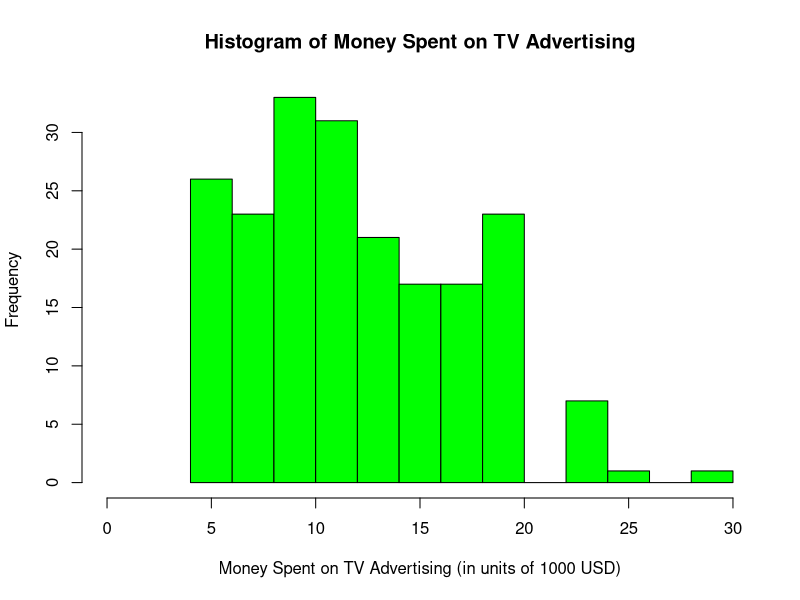
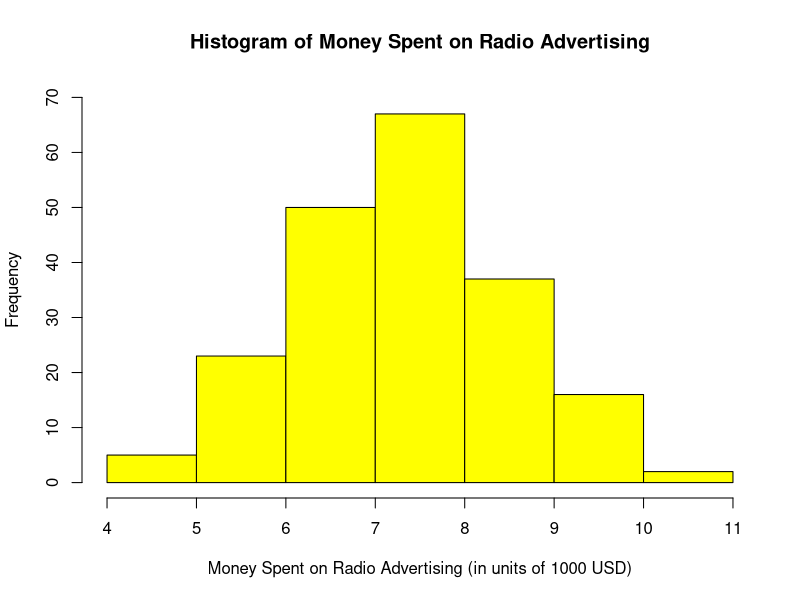
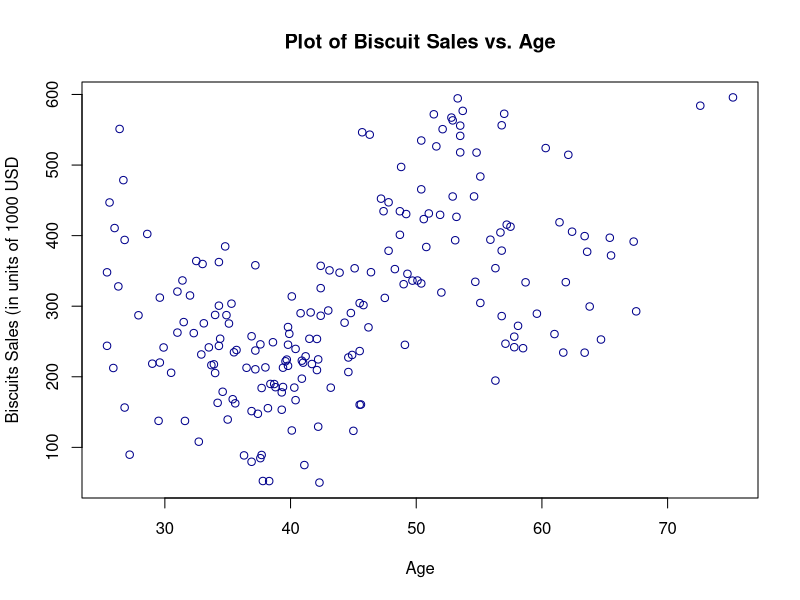
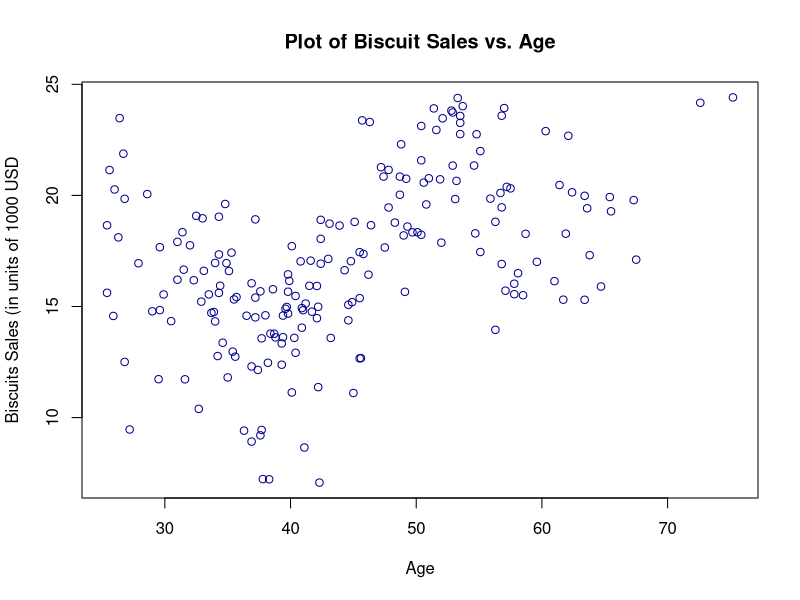
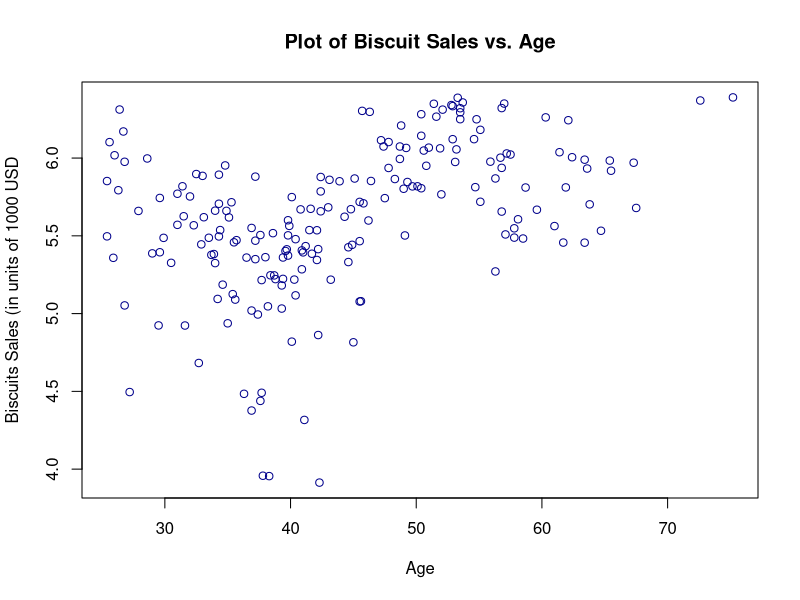
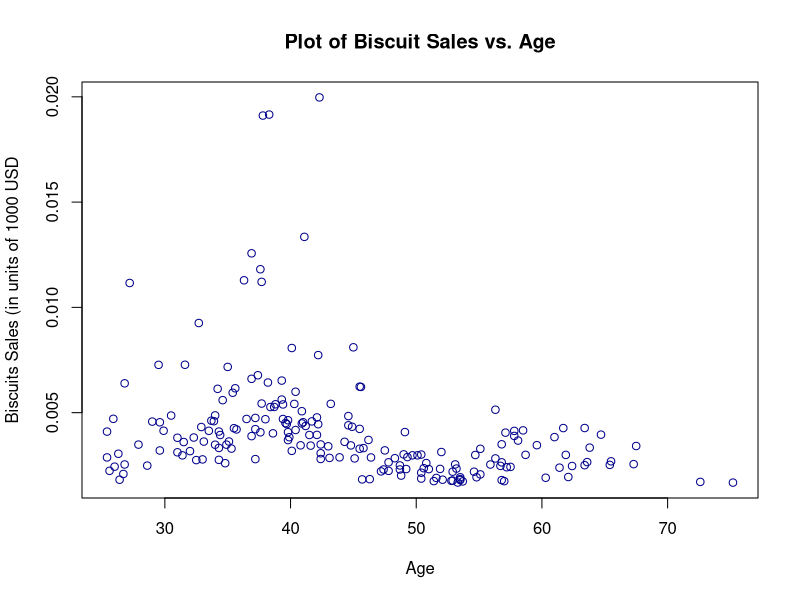
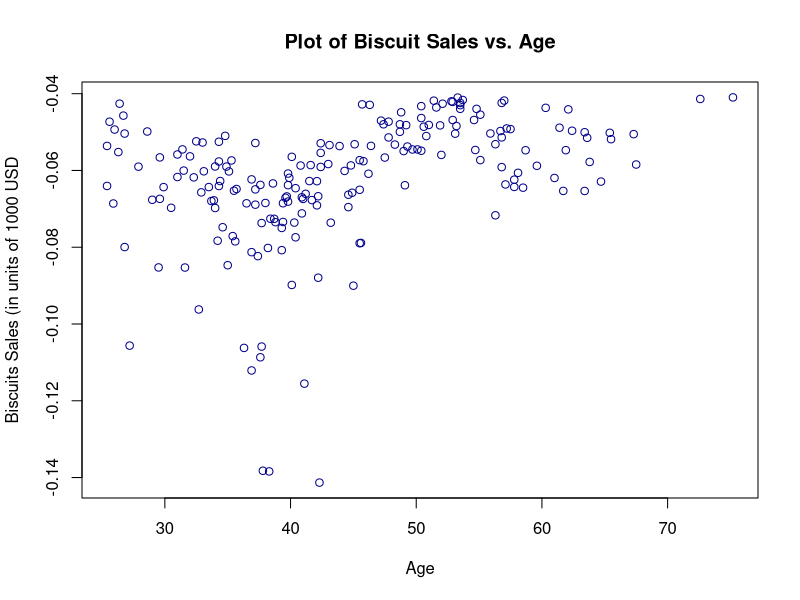
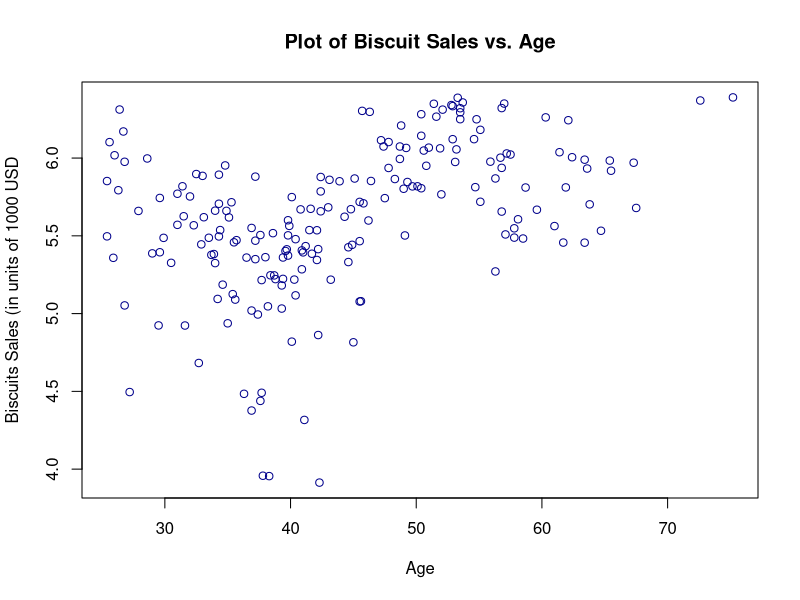

Recreate these plots in R, in order.

#PRELIMINARY QUESTION: When doing random trials to test if a certain relaionship is significant or not,
#should we focus on correlation or the slope of the linear model?
#I mean, what are we storing in the results vector: correlations or slopes of random linear models?

# sampling, experimental design, significance (practical and statistical) ; relative and absolute risk


advert<-read.csv("advert.csv", stringsAsFactors = F)


#Challenge #1
summary(advert$tv)
#Min. 1st Qu.  Median    Mean   3rd Qu.    Max. 
#4.820   8.018  11.075  11.978  15.905  29.410 
sd(advert$tv)
#5.067981
IQR(advert$tv)
#7.8875

#the same applies to radio, newspaper, biscuits, age, income

#QUESTION: Are there any other summary statistics that I need to compute?

#Challenge #2, histograms

hist(advert$tv,
     xlim=c(0,30),
     col="green",
     main="Histogram of Money Spent on TV Advertising",
     xlab="Money Spent on TV Advertising (in units of 1000 USD)")

hist(advert$radio,
     col="yellow",
     ylim=c(0,70),
     main="Histogram of Money Spent on Radio Advertising",
     xlab="Money Spent on Radio Advertising (in units of 1000 USD)")

#Challenge #3, biscuit sales and age

plot(biscuits~age,
     data=advert,
     main="Plot of Biscuit Sales vs. Age",
     col="darkblue",
     xlab="Age",
     ylab="Biscuits Sales (in units of 1000 USD")


plot(sqrt(biscuits)~age,
     data=advert,
     main="Plot of Biscuit Sales vs. Age",
     col="darkblue",
     xlab="Age",
     ylab="Biscuits Sales (in units of 1000 USD")
# virtually no difference with square root

plot(log(biscuits)~age,
     data=advert,
     main="Plot of Biscuit Sales vs. Age",
     col="darkblue",
     xlab="Age",
     ylab="Biscuits Sales (in units of 1000 USD")
#some difference?

cor(log(advert$biscuits), advert$age)
#0.4250855 - correlation even lower, not the right way


plot((1/biscuits)~age,
     data=advert,
     main="Plot of Biscuit Sales vs. Age",
     col="darkblue",
     xlab="Age",
     ylab="Biscuits Sales (in units of 1000 USD")
cor(1/advert$biscuits, advert$age)
#-0.3136056, I messed it up


plot((-1)/sqrt(biscuits)~age,
     data=advert,
     main="Plot of Biscuit Sales vs. Age",
     col="darkblue",
     xlab="Age",
     ylab="Biscuits Sales (in units of 1000 USD")



plot(log(biscuits)~age^2,
     data=advert,
     main="Plot of Biscuit Sales vs. Age",
     col="darkblue",
     xlab="Age",
     ylab="Biscuits Sales (in units of 1000 USD")

cor(log(advert$biscuits), log(advert$age))


hist(advert$biscuits)
hist(advert$age)
#Challenge #4, linear model

#both variables (age and income) are quantitative
#there are no high outliers (?) -NO
#the spread seems consistent (the plot does not thicken)
#the shape is straight enough (?)

r<-cor(advert$biscuits, advert$age)
# 0.4634294 - there is moderately strong correlation
r^2
# 0.2147669 - r squared is low

reg1<-lm(biscuits~age, data=advert)
abline(reg1, lwd=2, col="red")

#Check the plot of residuals

plot(residuals(reg1)~predict(reg1),
     main="Plot of Residuals",
     ylab="Residual Value",
     xlab="Predicted Value")
abline(h=0, col="magenta")
#THERE IS A BEND!!!! LINEAR MODEL NOT A GOOD FIT FOR THESE DATA!!
#also, they were supposed to be equally distributed around the residual value of 0, but they are not

hist(residuals(reg1))
#histogram skewed to the right
qqnorm(residuals(reg1))
#NOT NORMAL
#RESIDUALS DO NOT HAVE TO BE NORMALLY DISTRIBUTED!!!!!!

trials<-1000
results<-numeric(trials)


#Challenge #5
#do the same for markets in the south
advert_south<-advert[advert$region=="S",]

plot(biscuits~age,
     data=advert_south,
     main="Plot of Biscuit Sales vs. Age",
     col="darkblue",
     xlab="Age",
     ylab="Biscuits Sales (in units of 1000 USD")

cor(advert_south$biscuits, advert_south$age)
#0.4611655 - almost the same as the overall correlation
cor(advert_south$biscuits, advert_south$age)^2
#0.2126737 - again, r squared is low

reg2<-lm(biscuits~age, data=advert_south)
abline(reg2, lwd=2, col="red")

plot(residuals(reg2)~predict(reg2),
     main="Plot of Residuals",
     ylab="Residual Value",
     xlab="Predicted Value")
abline(h=0, col="magenta")
#still a bend, so linear model is not a good fit for these data, either

hist(residuals(reg2))
#Clearly skewed to the right, not a normal distribution
qqnorm(residuals(reg2))
#NOT NORMAL

#Challenge #6
#Is there a difference in income between the north and the south?

aggregate(income~region, data=advert, mean)
#region   income
#1      N 56.82233
#2      S 57.78175

#The difference is 57.78175-56.82233=0.95942, which is less than 1, which I think is negligible
#Let's explore in other ways

aggregate(income~region, data=advert, median)

#region income
#1      N  55.44
#2      S  54.66

#the difference in the medians is less than 1, also
boxplot(income~region,
        data=advert,
        col=c("yellow", "green"),
        main="Boxplots of Income vs Region")
#Here, the box for North seems bigger, so a bigger IQR (both a bigger first and third quartile)
#Nevertheless, the lower whisker for the north is way lower than in the south
#We cannot really conclude that one region has a higher income than the other

#QUESTION: Do we also need to test for significance using random trials?

#EXAMPLE

#initial difference between median incomes was 0.95942
trials<-1000
results<-numeric(trials)

for(i in 1:trials){
  df<-aggregate(income~sample(region), data=advert, median)
  results[i]<-df$income[2]-df$income[1]
}
hist(results)
abline(v=0.95942, col="red", lwd=2)
#it's not statistically significant, many values are above our perceived difference

sum(results>0.95942)/trials*100
#44.5 % of random values are bigger than our difference, not statistically significant


# Challenge #7

sum(advert$internet>advert$tv & advert$internet>advert$radio & advert$internet>advert$newspaper) / nrow(advert) *100
# 62% of companies spend more on internet ads than on any other type of ads

#Challenge #8
#what proportion of companies spend less on tv ads than on any other type of ads?

sum(advert$tv<advert$internet & advert$tv<advert$radio & advert$tv<advert$newspaper)/nrow(advert)*100
#13%

#Challenge #9
#Is there a relationship between spending on radio ads and spending on newspaper ads?

plot(radio~newspaper,
     data=advert,
     main="Radio Spending vs Newspaper Spending",
     col="darkgreen")
#it does not seem that it would be a relationship; 
#data look like a cloud with no distinguishable shape, whether linear or not

cor(advert$radio, advert$newspaper)
#0.1219434 - very low
cor(advert$radio, advert$newspaper)^2
#0.01 - extremely low, no point in fitting a linear model!!

#Challenge 10

plot(age~income,
     data=advert,
     main="Age vs Income",
     col="darkgreen")
#there seems to be a linear relationship
cor(advert$age, advert$income)
#0.5180211 - moderately strong correlation
cor(advert$age, advert$income)^2
# 0.2683458 - r squared kinda low

#we can try to plot a regression
#assumptions
#both variables are quantitative
#relationship seems straight enough
#no obvious high outliers
#plot does not thicken; consistent spread of points

reg3<-lm(age~income, data=advert)
abline(reg3, col="red", lwd=2)
coef(reg3)
#(Intercept)      income 
#26.306651    0.311609 

#let's now check the residuals
plot(residuals(reg3)~predict(reg3),
     main="Residual Plot")
#Perfect, no shape, no bends, no curves, no outliers in the residual plot
hist(residuals(reg3))
#seems like a nearly normal distribution
qqnorm(residuals(reg3))
#well, here it does not look normal anymore

#Nevertheless, there seems to be a linear relationship between age and income

#We can test that relationship with random trials

#initial slope = 0.311609
trials<-1000
results2<-numeric(trials)

for(i in 1:trials){
  results2[i]<-lm(sample(age)~income, data=advert)$coefficients[2]
}
#results2 is a numeric vector containing the slopes we obtained for each trial
#you normally sample the predictor!!!!!!!!!!!!!!
hist(results2)
max(results2)
# the maximum value of results2 is 0.1727992, which is lower than our slope of 0.311, 
# which means our slope is statistically significant and not due to randomness alone

hist(results2, xlim=c(-0.2, 0.4))
abline(v=0.311609, col="magenta")

